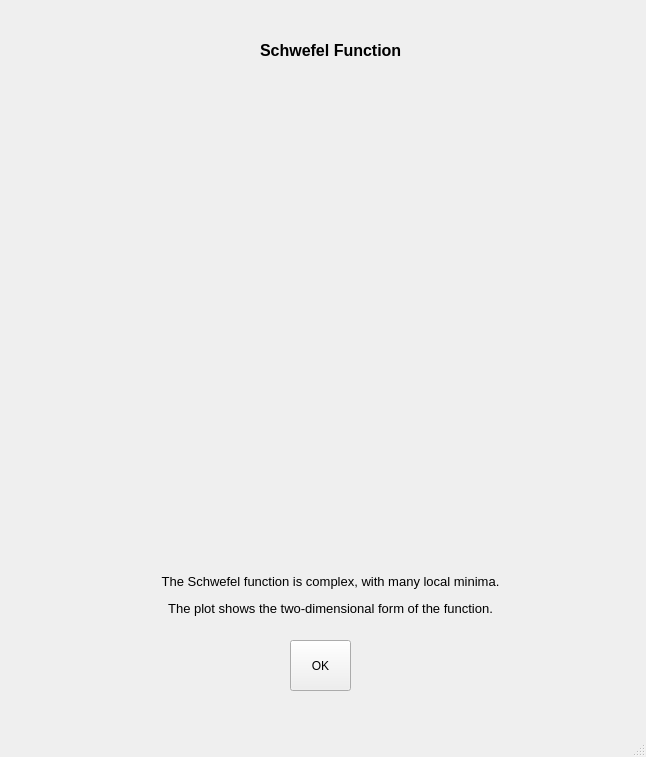
<?xml version="1.0" encoding="UTF-8"?>
<ui version="4.0">
 <class>MainWindow</class>
 <widget class="QMainWindow" name="MainWindow">
  <property name="geometry">
   <rect>
    <x>0</x>
    <y>0</y>
    <width>646</width>
    <height>757</height>
   </rect>
  </property>
  <property name="windowTitle">
   <string>MainWindow</string>
  </property>
  <widget class="QWidget" name="centralwidget">
   <widget class="QPushButton" name="okButton">
    <property name="geometry">
     <rect>
      <x>290</x>
      <y>640</y>
      <width>61</width>
      <height>51</height>
     </rect>
    </property>
    <property name="text">
     <string>OK</string>
    </property>
   </widget>
   <widget class="QLabel" name="label">
    <property name="geometry">
     <rect>
      <x>260</x>
      <y>40</y>
      <width>211</width>
      <height>21</height>
     </rect>
    </property>
    <property name="font">
     <font>
      <pointsize>12</pointsize>
      <weight>75</weight>
      <bold>true</bold>
     </font>
    </property>
    <property name="text">
     <string>Schwefel Function</string>
    </property>
   </widget>
   <widget class="QLabel" name="label_2">
    <property name="geometry">
     <rect>
      <x>60</x>
      <y>80</y>
      <width>541</width>
      <height>451</height>
     </rect>
    </property>
    <property name="text">
     <string/>
    </property>
    <property name="pixmap">
     <pixmap>images/schweel.png</pixmap>
    </property>
    <property name="scaledContents">
     <bool>true</bool>
    </property>
   </widget>
   <widget class="QLabel" name="label_4">
    <property name="geometry">
     <rect>
      <x>50</x>
      <y>530</y>
      <width>561</width>
      <height>131</height>
     </rect>
    </property>
    <property name="font">
     <font>
      <pointsize>10</pointsize>
     </font>
    </property>
    <property name="text">
     <string>&lt;html&gt;&lt;head/&gt;&lt;body&gt;&lt;p align=&quot;center&quot;&gt;&lt;span style=&quot; font-family:'Helvetica'; color:#000000;&quot;&gt;The Schwefel function is complex, with many local minima.&lt;/span&gt;&lt;/p&gt;&lt;p align=&quot;center&quot;&gt;&lt;span style=&quot; font-family:'Helvetica'; color:#000000;&quot;&gt;The plot shows the two-dimensional form of the function.&lt;/span&gt;&lt;/p&gt;&lt;/body&gt;&lt;/html&gt;</string>
    </property>
   </widget>
  </widget>
  <widget class="QMenuBar" name="menubar">
   <property name="geometry">
    <rect>
     <x>0</x>
     <y>0</y>
     <width>646</width>
     <height>21</height>
    </rect>
   </property>
  </widget>
  <widget class="QStatusBar" name="statusbar"/>
 </widget>
 <resources>
  <include location="ImageResources.qrc"/>
 </resources>
 <connections/>
</ui>
